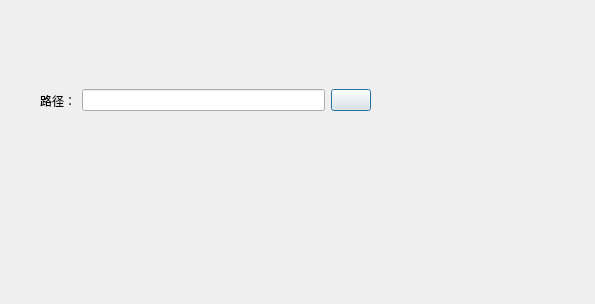
<?xml version="1.0" encoding="UTF-8"?>
<ui version="4.0">
 <class>noraPathSelectDialog</class>
 <widget class="QDialog" name="noraPathSelectDialog">
  <property name="geometry">
   <rect>
    <x>0</x>
    <y>0</y>
    <width>595</width>
    <height>304</height>
   </rect>
  </property>
  <property name="windowTitle">
   <string>Dialog</string>
  </property>
  <widget class="QWidget" name="horizontalLayoutWidget">
   <property name="geometry">
    <rect>
     <x>40</x>
     <y>70</y>
     <width>331</width>
     <height>61</height>
    </rect>
   </property>
   <layout class="QHBoxLayout" name="noraPathSelectHorizontalLayout">
    <item>
     <widget class="QLabel" name="label">
      <property name="text">
       <string>路径：</string>
      </property>
     </widget>
    </item>
    <item>
     <widget class="QLineEdit" name="lineEdit"/>
    </item>
    <item>
     <widget class="QPushButton" name="pushButton">
      <property name="text">
       <string/>
      </property>
     </widget>
    </item>
   </layout>
  </widget>
 </widget>
 <resources/>
 <connections/>
</ui>
